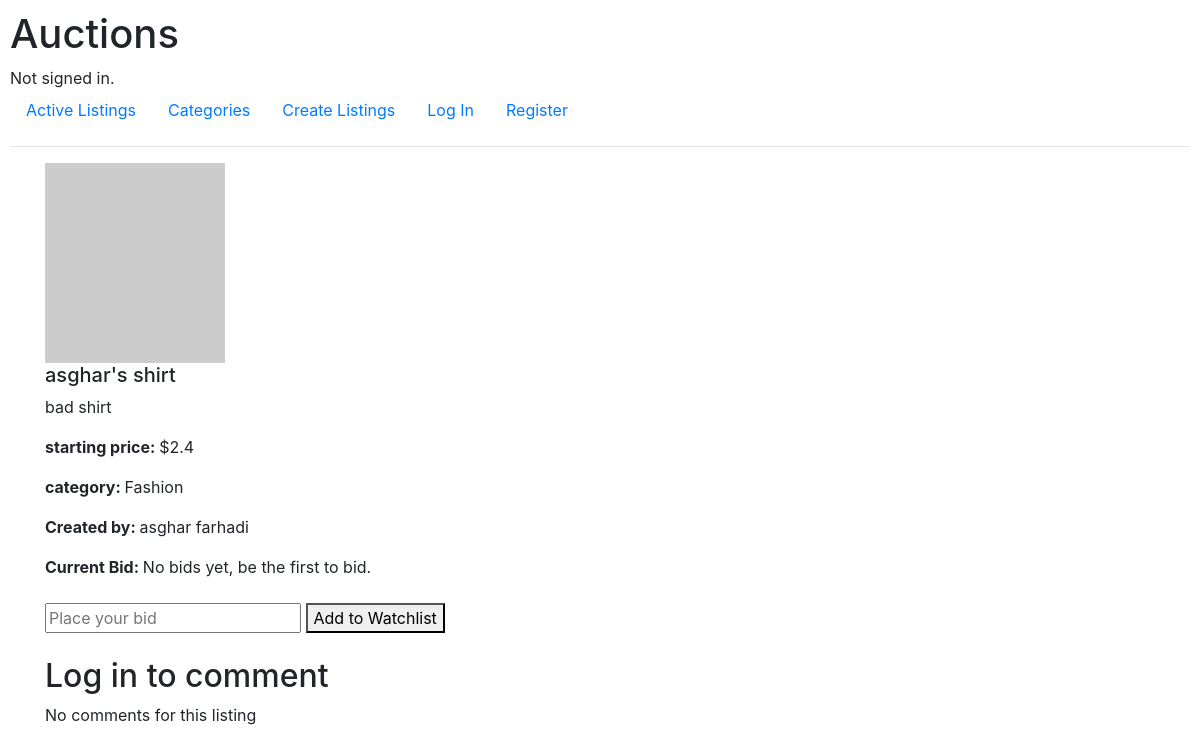
Page /listing/3 on the earlier database version.
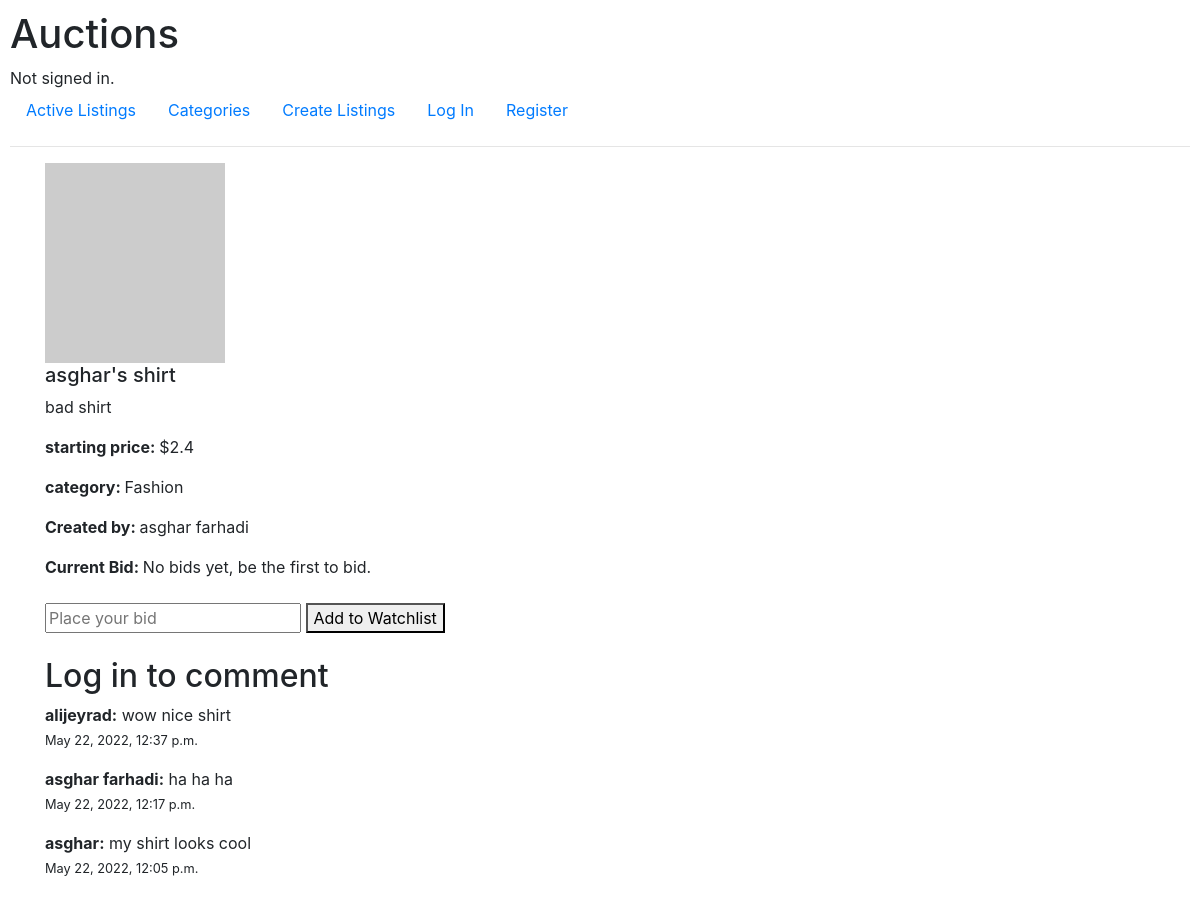
Same page on the later database version.
### auctions/models.py (models this page shows)
class Comment(models.Model):
    text = models.CharField(max_length=255)
    time_added = models.DateTimeField(auto_now_add=True)
    writer = models.ForeignKey(User, on_delete=models.CASCADE)
    for_listing = models.ForeignKey(Listing, on_delete=models.CASCADE)

class User(AbstractUser):
    watchlist = models.ManyToManyField('Listing', related_name='watchlist', blank=True)
    def __str__(self):
        return f"{self.username}"

### auctions/views.py (the view)
# urls.py: path("listing/<int:id>", views.listing, name="listing"),
def listing(request, id):
    if request.method == "POST":
        listing = Listing.objects.get(id = id)
        latest_bid = Bid.objects.all().filter(for_listing=listing.id).order_by('-time_added')
        bid = request.POST["bid"]
        if float(bid) > float(latest_bid[0].bid):
            user = User.objects.get(id = request.user.id)
            new_bid = Bid.objects.create(
                bid = bid,
                bidder = user,
                for_listing = listing
            )
            new_bid.save()
            user.watchlist.add(listing)
            user.save()
            return render(request, "auctions/listing.html", {
                'listing': listing,
                'message': 'Submitted Successfully',
                'latest_bid': latest_bid[0] if latest_bid else None,
            })
        else:
            return render(request, "auctions/listing.html", {
                'listing': listing,
                'message': 'You have to bid higher!',
                'latest_bid': latest_bid[0] if latest_bid else None,
            })
    else:
        listing = Listing.objects.get(id=id)
        comments = Comment.objects.all().filter(for_listing=listing).order_by('-time_added')
        latest_bid = Bid.objects.all().filter(for_listing=listing.id).order_by('-time_added')
        return render(request, "auctions/listing.html", {
            'listing': listing,
            'latest_bid': latest_bid[0] if latest_bid else None,
            'comments': comments
        })

### auctions/models.py (called while the page is built)
    def __str__(self):
        return f"{self.title}"

### auctions/templates/auctions/listing.html (shortened to what this page needs)
{% extends "auctions/layout.html" %}
{% block body %}
  <div class="container listing">
    <div class="image">
        <img src="{{listing.image_url}}" alt="{{listing.title}}">
    </div>
    <div class="info">
        <h5>
          {{listing.title}}
        </h5>
        <p>{{listing.description}}</p>
        <p> <strong>starting price: </strong>${{listing.starting_bid}}</p>
        <p><strong>category: </strong>{{listing.category}}</p>
        <p><strong>Created by: </strong>{{listing.owner}}</p>
    </div>
  </div>
  <div class="container bidding">
    {% if latest_bid %}
      <strong>Current Bid: </strong>${{latest_bid.bid}} by {{latest_bid.bidder}}
      {% else %}
      <strong>Current Bid: </strong>No bids yet, be the first to bid.
    {% endif %}
    <form class="bid" action="{% url 'listing' listing.id %}" method="post">
      <br>
      <input type="number" step="0.1" min=0 name="bid" placeholder="Place your bid">
      <button type="submit">Add to Watchlist</button>
    </form>
  </div>
  <div class="container comments">
    <br>
    {% if user.is_authenticated %}
    <form action="{% url 'comment' listing.id %}" method="post" class="commentForm">
      {% csrf_token %}
      <textarea name="comment" cols="30" rows="3" placeholder="Comment here"></textarea>
      <button type="submit">Comment</button>
    </form>
      {% else %}
      <h2>Log in to comment</h2>
    {% endif %}
    {% for comment in comments %}
      <div class="singleComment">
        <strong>{{comment.writer}}:</strong>
        <span>{{comment.text}}</span>
        <p><small>{{comment.time_added}}</small></p>
      </div>
      {% empty %}
      No comments for this listing
    {% endfor %}
  </div>
{% endblock body %}

Differences in the rows shown:
added Comment: writer "alijeyrad", text "wow nice shirt", time_added "May 22, 2022, 12:37 p.m."
added Comment: writer "asghar farhadi", text "ha ha ha", time_added "May 22, 2022, 12:17 p.m."
added Comment: writer "asghar", text "my shirt looks cool", time_added "May 22, 2022, 12:05 p.m."
Other differences:
text no longer shown: "No comments for this listing"
